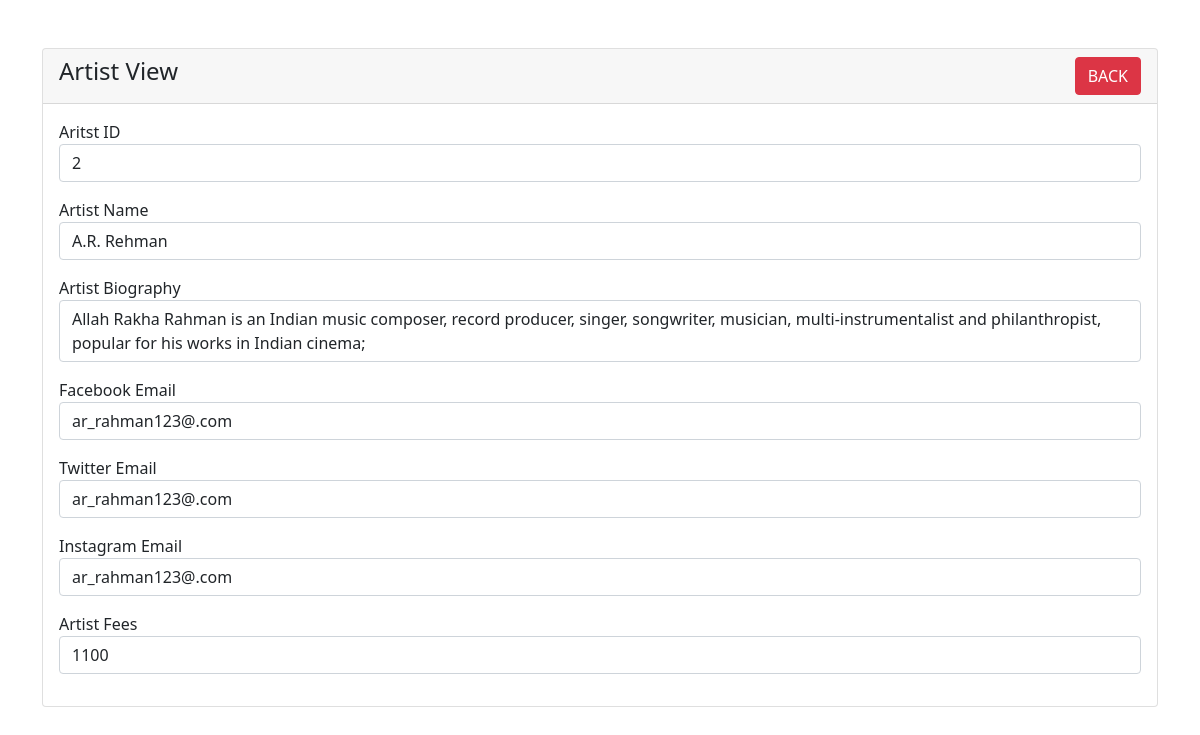
/artist_include/artist-view.php?id=2, run on the app's committed database.
### tables this page shows
CREATE TABLE `artist` (
  `artist_id` int(11) NOT NULL,
  `artistname` varchar(40) NOT NULL,
  `artistbio` varchar(200) NOT NULL,
  `fbemail` varchar(40) NOT NULL,
  `twemail` varchar(40) NOT NULL,
  `instaemail` varchar(40) NOT NULL,
  `artistfees` int(100) NOT NULL
);

### artist_include/artist-view.php (the view, shortened to what this page needs)
<?php
include '../frequently_used/_dbconnect2.php';
?>
<!doctype html>
<html lang="en">
<head>
    <link href="https://cdn.jsdelivr.net/npm/bootstrap@5.1.3/dist/css/bootstrap.min.css" rel="stylesheet"
>
</head>
<body>
    <div class="container mt-5">
        <div class="row">
            <div class="col-md-12">
                <div class="card">
                    <div class="card-header">
                        <h4>Artist View
                            <a href="../artist.php" class="btn btn-danger float-end">BACK</a>
                        </h4>
                    </div>
                    <div class="card-body">
                        <?php
                        if (isset($_GET['id'])) {
                            $artist_id = $_GET['id'];
                            $query = "SELECT * FROM `artist` WHERE `artist_id` = $artist_id;";
                            $result = mysqli_query($conn, $query);
                            if (mysqli_num_rows($result) > 0) {
                                $row = mysqli_fetch_array($result);
                                ?>
                                <div class="mb-3">
                                    <label>Aritst ID</label>
                                    <p class="form-control">
                                        <?= $row['artist_id']; ?>
                                    </p>
                                </div>
                                <div class=" mb-3">
                                    <label>Artist Name</label>
                                    <p class="form-control">
                                        <?= $row['artistname']; ?>
                                    </p>
                                </div>
                                <div class=" mb-3">
                                    <label>Artist Biography</label>
                                    <p class="form-control">
                                        <?= $row['artistbio']; ?>
                                    </p>
                                </div>
                                <div class=" mb-3">
                                    <label>Facebook Email</label>
                                    <p class="form-control">
                                        <?= $row['fbemail']; ?>
                                    </p>
                                </div>
                                <div class=" mb-3">
                                    <label>Twitter Email</label>
                                    <p class="form-control">
                                        <?= $row['twemail']; ?>
                                    </p>
                                </div>
                                <div class=" mb-3">
                                    <label>Instagram Email</label>
                                    <p class="form-control">
                                        <?= $row['instaemail']; ?>
                                    </p>
                                </div>
                                <div class=" mb-3">
                                    <label>Artist Fees</label>
                                    <p class="form-control">
                                        <?= $row['artistfees']; ?>
                                    </p>
                                </div>
                                <?php
                            }
                        }
                        ?>
                    </div>
                </div>
            </div>
        </div>
</body>
</html>

### data on the page
artist: artist_id "2", artistname "A.R. Rehman", artistbio "Allah Rakha Rahman is an Indian music composer, record producer, singer, songwriter, musician, multi-instrumentalist and philanthropist, popular for his works in Indian cinema;", fbemail "ar_rahman123@.com", twemail "ar_rahman123@.com", instaemail "ar_rahman123@.com", artistfees "1100"
